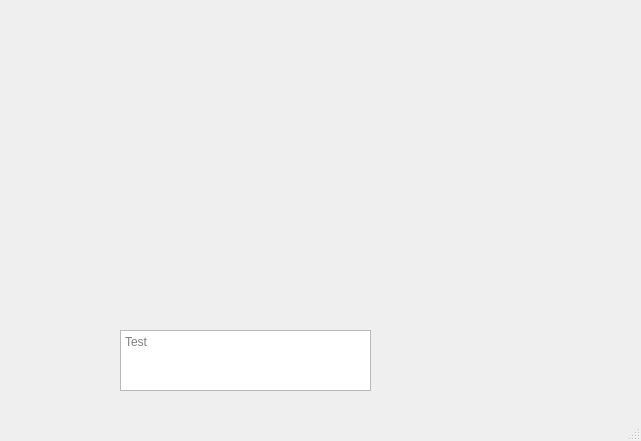
<?xml version="1.0" encoding="UTF-8"?>
<ui version="4.0">
 <class>MainWindow</class>
 <widget class="QMainWindow" name="MainWindow">
  <property name="geometry">
   <rect>
    <x>0</x>
    <y>0</y>
    <width>641</width>
    <height>441</height>
   </rect>
  </property>
  <property name="windowTitle">
   <string>MainWindow</string>
  </property>
  <widget class="QWidget" name="centralwidget">
   <widget class="QWidget" name="gridLayoutWidget">
    <property name="geometry">
     <rect>
      <x>70</x>
      <y>30</y>
      <width>481</width>
      <height>231</height>
     </rect>
    </property>
    <layout class="QGridLayout" name="gridLayout"/>
   </widget>
   <widget class="QTextEdit" name="textEdit">
    <property name="geometry">
     <rect>
      <x>120</x>
      <y>330</y>
      <width>251</width>
      <height>61</height>
     </rect>
    </property>
    <property name="documentTitle">
     <string/>
    </property>
    <property name="placeholderText">
     <string>Test</string>
    </property>
   </widget>
  </widget>
  <widget class="QMenuBar" name="menubar">
   <property name="geometry">
    <rect>
     <x>0</x>
     <y>0</y>
     <width>641</width>
     <height>23</height>
    </rect>
   </property>
  </widget>
  <widget class="QStatusBar" name="statusbar"/>
 </widget>
 <resources/>
 <connections/>
</ui>
